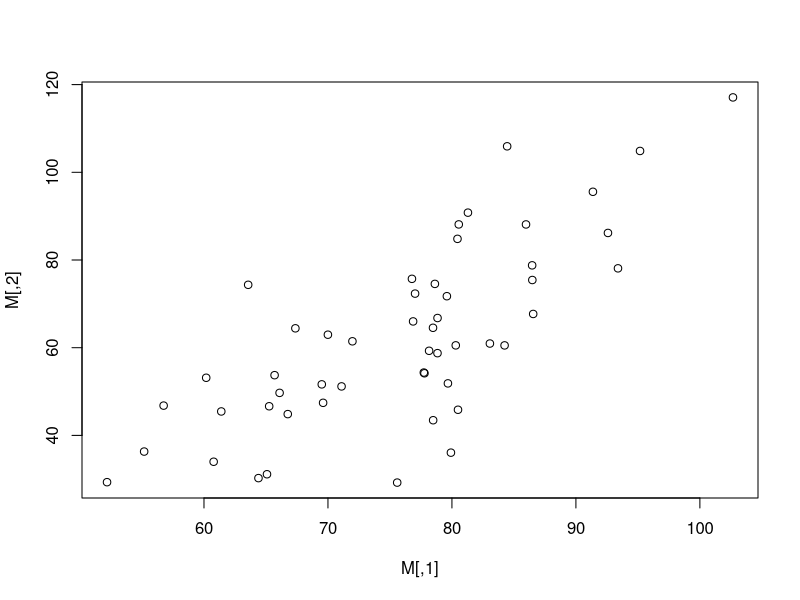
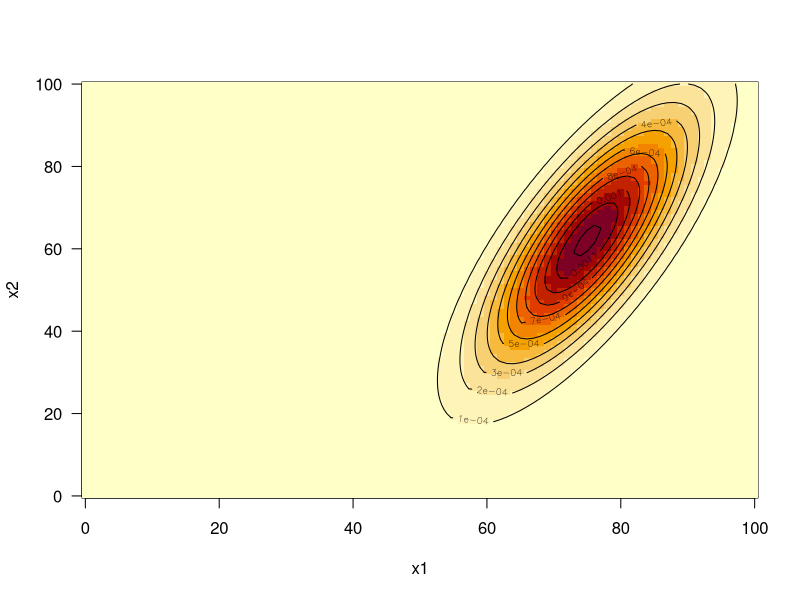

Here is the R script that generated these plots, in order:
# Aufgabe 1

library(mvtnorm)

mu <- c(75, 62)
(sigma <- matrix(c(10^2, 0.76*10*20, 0.76*10*20, 20^2), nrow = 2))

(n <- rpois(1, 60))
(n <- n - sum(sample(0:1, size = n, prob = c(0.95, 0.05), replace = T)))
M <- matrix(NA, nrow = n, ncol = 2)
for ( i in 1:n){
    M[i,] <- rmvnorm(1, mean = mu, sigma = sigma)
}

plot(M)


#---

x1 <- seq(0,100,1)
x2 <- seq(0,100,1)

z <- expand.grid(x1=x1,x2=x2)

f <- dmvnorm(z, mean = mu, sigma = sigma)

head(cbind(z,f))

fz <- matrix(f, nrow = length(x1), ncol = length(x2))

image(x1,x2,fz, las=1)
contour(x1,x2,fz, add=TRUE)

#--------------------------------

n <- 10000
v <- rep(NA, n)

mu <- c(75, 62)
(sigma <- matrix(c(10^2, 0.76*10*20, 0.76*10*20, 20^2), nrow = 2))

for (i in 1:n){
  v[i] <- rowSums(rmvnorm(1, mean = mu, sigma = sigma))
}

quantile(v, 0.75)

#--------------------------------

n <- 10000
M <- matrix(NA, nrow = n, ncol = 2)


mu <- c(75, 62)
(sigma <- matrix(c(10^2, 0.76*10*20, 0.76*10*20, 20^2), nrow = 2))

for (i in 1:n){
  M[i,] <- rmvnorm(1, mean = mu, sigma = sigma)
}

count_threshold <- function(m) {
  count <- 0
  for (i in 1:nrow(m)) {
    if (m[i, 1] >= 85 & m[i, 2] >= 70) {
      count <- count + 1
    }
  }
  return(count)
}

count_threshold(M) / n

#--------------------------------

n <- 10000
M <- matrix(NA, nrow = n, ncol = 2)


mu <- c(75, 62)
(sigma <- matrix(c(10^2, 0.76*10*20, 0.76*10*20, 20^2), nrow = 2))

for (i in 1:n){
  M[i,] <- rmvnorm(1, mean = mu, sigma = sigma)
}

count_threshold <- function(m) {
  count1 <- 0
  count2 <- 0
  for (i in 1:nrow(m)) {
    if (m[i, 1] < 70) {
      count1 <- count1 + 1
    }
    if (m[i, 1] < 70 & m[i, 2] >= 70) {
      count2 <- count2 + 1
    }
  }
  if (count2 == 0) {
    return(NA)  # Return NA if division by zero would occur
  } else {
    return(count2 / count1)
  }
}

count_threshold(M)



